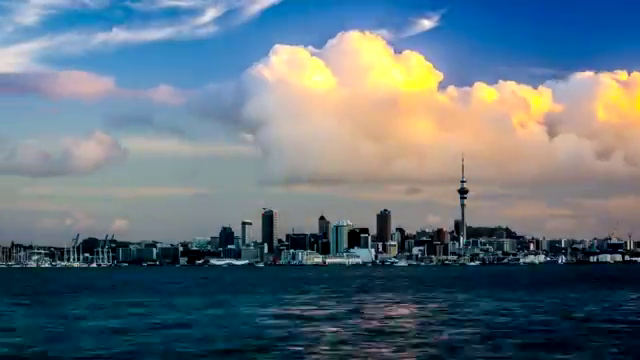
#> input picture frame 24 of videos/city.mp4, 640 x 360 px, given in place of car.mp4, which was not available
$ jupyter execute dense_optical_flow.ipynb
#> lines starting #> are read from the running program, lines starting #| are printed output that depends on the picture; pictures that were not available may be replaced by others from this repository, and a replacement may not be noted
[cell 1]
import cv2
import numpy as np

cap = cv2.VideoCapture('videos/car.mp4')

ret, first_frame = cap.read()
#> first_frame is the input picture: shape (360, 640, 3); mean B, G, R 125.5, 114.6, 97.8
# print(first_frame, type(first_frame))
print(first_frame.shape)
#| (360, 640, 3)

prev_gray = cv2.cvtColor(first_frame, cv2.COLOR_BGR2GRAY)
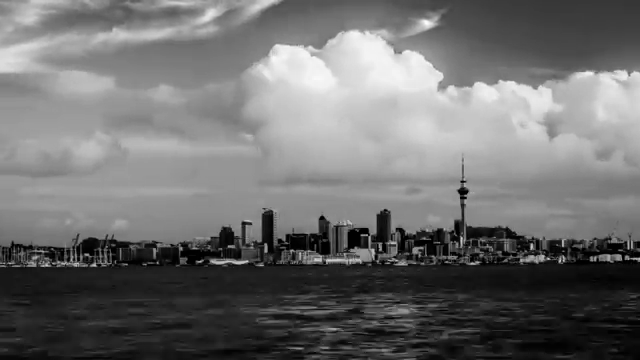
#> prev_gray: shape (360, 640); min 0, max 253, mean 110.8

mask = np.zeros_like(first_frame)


mask[..., 1] = 255

while(cap.isOpened()):
    ret, frame = cap.read()
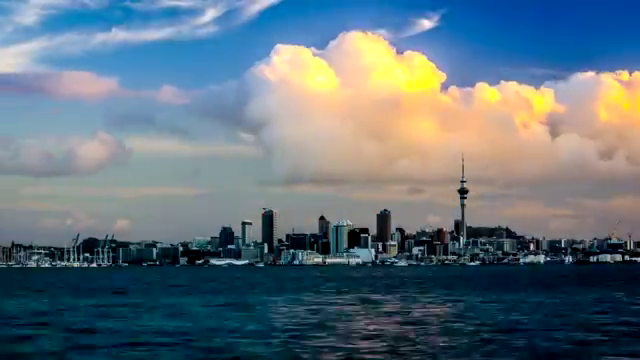
#> input picture frame 25 of videos/city.mp4, 640 x 360 px, given in place of car.mp4, which was not available
#> frame is the input picture: shape (360, 640, 3); mean B, G, R 124.8, 114.1, 96.9
    try:
        cv2.imshow('input', frame)
    except:
        cap.release()
        cv2.destroyAllWindows()
        break

    gray = cv2.cvtColor(frame, cv2.COLOR_BGR2GRAY)
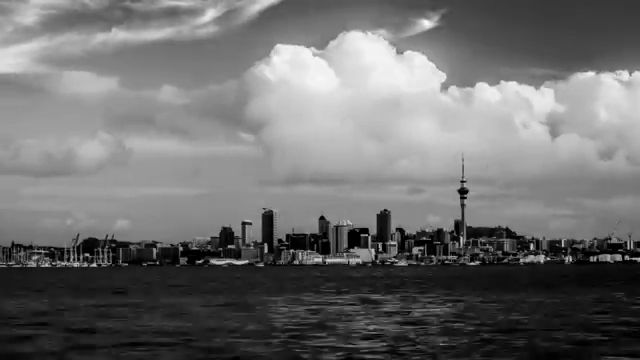
#> gray: shape (360, 640); min 0, max 250, mean 110.2

    flow = cv2.calcOpticalFlowFarneback(prev_gray,
                                       gray,
                                       None,
                                       0.5,
                                       3,
                                       15,
                                       3,
                                       5,
                                       1.2,
                                       0)
    magn, angle = cv2.cartToPolar(flow[..., 0],
                                 flow[..., 1])
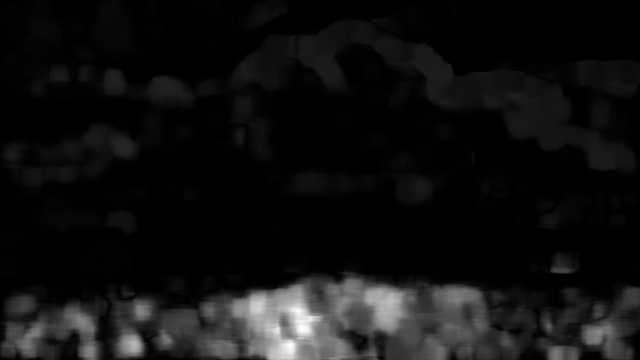
#> magn: shape (360, 640) float32; min 6.76e-16, max 27.94, mean 1.9; drawn with min black and max white
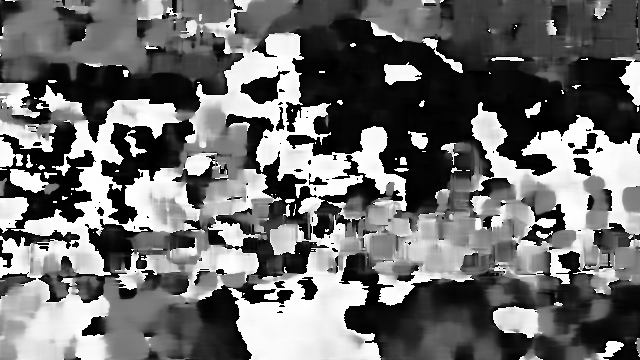
#> angle: shape (360, 640) float32; min 9.95e-08, max 6.28, mean 2.72; drawn with min black and max white

    # Set image hue depending on optical flow direction
    mask[..., 0] = angle*180/np.pi/2
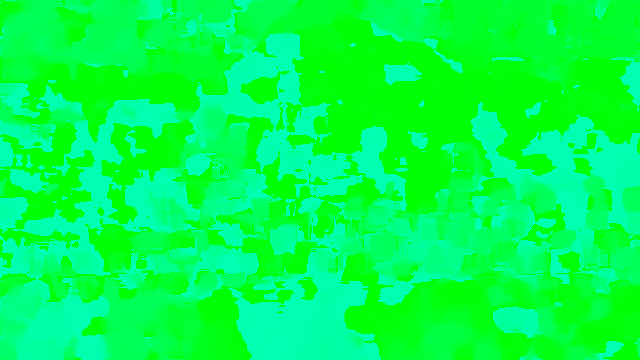
#> mask: shape (360, 640, 3); mean of channels 0, 1, 2 77.5, 255, 0; drawn as B, G, R

    # Normalize magnitude
    mask[..., 2] = cv2.normalize(magn,
                                None,
                                0,
                                255,
                                cv2.NORM_MINMAX)
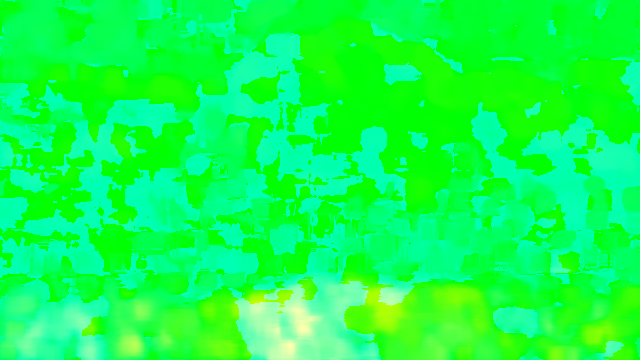
#> mask: shape (360, 640, 3); mean of channels 0, 1, 2 77.5, 255, 16.9; drawn as B, G, R

    # Convert hsv to rgb
    rgb = cv2.cvtColor(mask, cv2.COLOR_HSV2RGB)
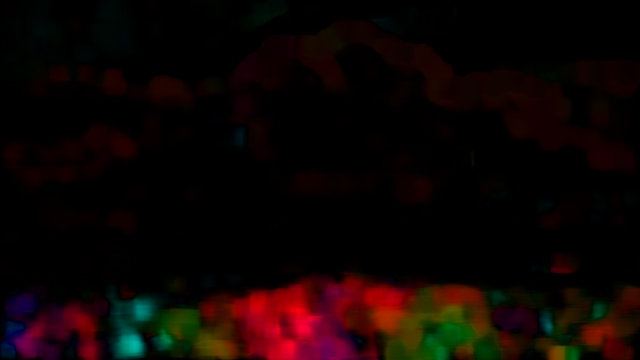
#> rgb: shape (360, 640, 3); mean R, G, B 14.3, 4.5, 2.8

    cv2.imshow('Dense Optical Flow', rgb)
    prev_gray = gray

    if cv2.waitKey(10) & 0xFF == ord('q'):
#> (key q is pressed here)
        break

cap.release()
cv2.destroyAllWindows()

$ run again, starting later in the video
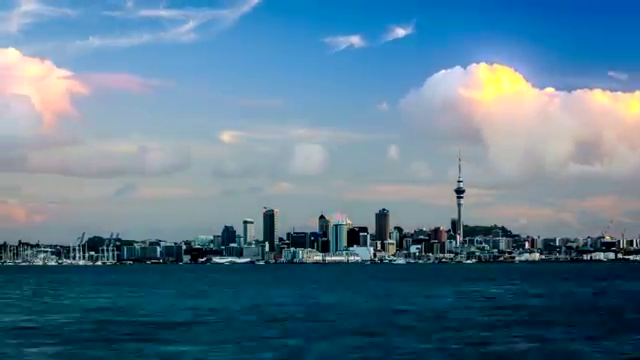
#> input picture frame 112 of videos/city.mp4, 640 x 360 px, given in place of car.mp4, which was not available
#> first_frame is the input picture: shape (360, 640, 3); mean B, G, R 144.2, 122.4, 88.2
#| (360, 640, 3)
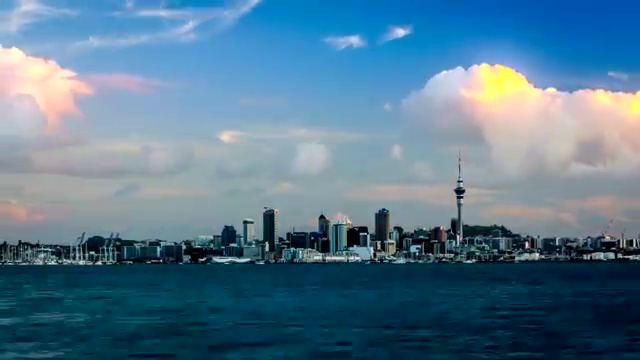
#> input picture frame 113 of videos/city.mp4, 640 x 360 px, given in place of car.mp4, which was not available
#> frame is the input picture: shape (360, 640, 3); mean B, G, R 143.7, 121.3, 85.8
#> `rgb = cv2.cvtColor(mask, cv2.COLOR_HSV2RGB)`:
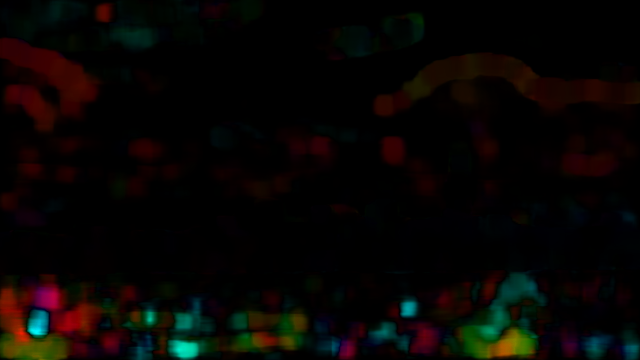
#> rgb: shape (360, 640, 3); mean R, G, B 8.1, 5.6, 3.4

$ run again, starting later in the video
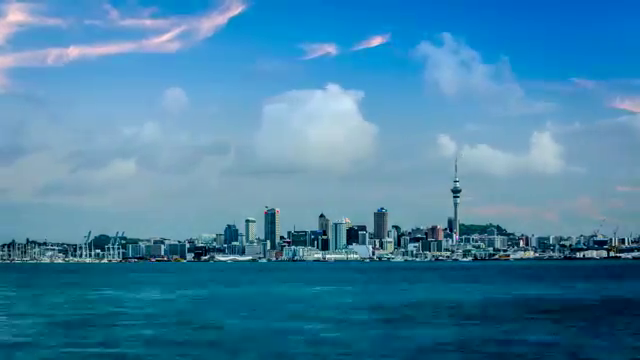
#> input picture frame 199 of videos/city.mp4, 640 x 360 px, given in place of car.mp4, which was not available
#> first_frame is the input picture: shape (360, 640, 3); mean B, G, R 166.3, 130.7, 67.1
#| (360, 640, 3)
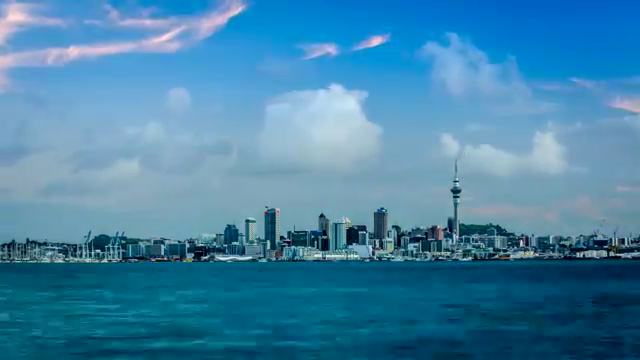
#> input picture frame 200 of videos/city.mp4, 640 x 360 px, given in place of car.mp4, which was not available
#> frame is the input picture: shape (360, 640, 3); mean B, G, R 167.1, 131.7, 67.5
#> `rgb = cv2.cvtColor(mask, cv2.COLOR_HSV2RGB)`:
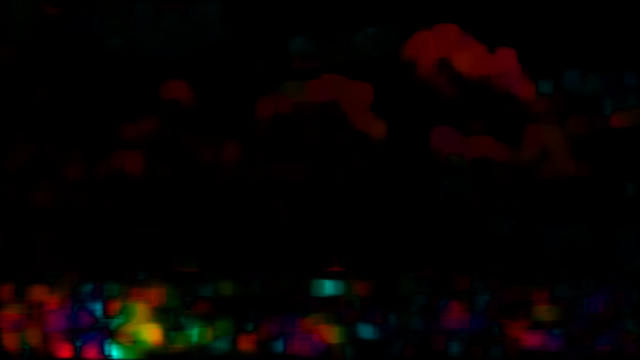
#> rgb: shape (360, 640, 3); mean R, G, B 7.2, 2.7, 2.1
